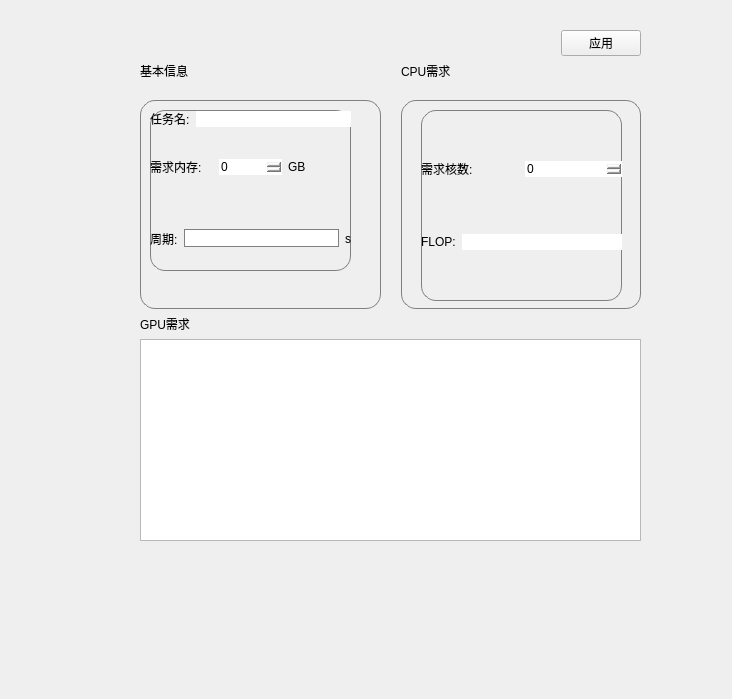
<?xml version="1.0" encoding="UTF-8"?>
<ui version="4.0">
 <class>Form</class>
 <widget class="QWidget" name="Form">
  <property name="geometry">
   <rect>
    <x>0</x>
    <y>0</y>
    <width>732</width>
    <height>699</height>
   </rect>
  </property>
  <property name="windowTitle">
   <string>Form</string>
  </property>
  <widget class="QWidget" name="">
   <property name="geometry">
    <rect>
     <x>140</x>
     <y>30</y>
     <width>501</width>
     <height>531</height>
    </rect>
   </property>
   <layout class="QVBoxLayout" name="verticalLayout_7" stretch="1,20">
    <item>
     <layout class="QHBoxLayout" name="horizontalLayout_9" stretch="10,1">
      <item>
       <widget class="QLabel" name="label_13">
        <property name="text">
         <string/>
        </property>
       </widget>
      </item>
      <item>
       <widget class="QPushButton" name="apply">
        <property name="text">
         <string>应用</string>
        </property>
       </widget>
      </item>
     </layout>
    </item>
    <item>
     <layout class="QVBoxLayout" name="verticalLayout_6" stretch="1,1">
      <item>
       <layout class="QHBoxLayout" name="horizontalLayout_7" stretch="1,1">
        <property name="spacing">
         <number>20</number>
        </property>
        <item>
         <layout class="QVBoxLayout" name="verticalLayout_2" stretch="1,20">
          <item>
           <widget class="QLabel" name="label_6">
            <property name="text">
             <string>基本信息</string>
            </property>
           </widget>
          </item>
          <item>
           <widget class="QWidget" name="widget" native="true">
            <property name="styleSheet">
             <string notr="true">border: 1px solid grey;
border-radius: 15px; </string>
            </property>
            <widget class="QWidget" name="layoutWidget_2">
             <property name="geometry">
              <rect>
               <x>10</x>
               <y>10</y>
               <width>201</width>
               <height>161</height>
              </rect>
             </property>
             <layout class="QVBoxLayout" name="verticalLayout">
              <item>
               <layout class="QHBoxLayout" name="horizontalLayout">
                <item>
                 <widget class="QLabel" name="label">
                  <property name="styleSheet">
                   <string notr="true">border: none</string>
                  </property>
                  <property name="text">
                   <string>任务名:</string>
                  </property>
                 </widget>
                </item>
                <item>
                 <widget class="QLineEdit" name="jobName">
                  <property name="styleSheet">
                   <string notr="true">border: none</string>
                  </property>
                 </widget>
                </item>
               </layout>
              </item>
              <item>
               <layout class="QHBoxLayout" name="horizontalLayout_2">
                <item>
                 <widget class="QLabel" name="label_2">
                  <property name="styleSheet">
                   <string notr="true">border: none</string>
                  </property>
                  <property name="text">
                   <string>需求内存:</string>
                  </property>
                 </widget>
                </item>
                <item>
                 <widget class="QSpinBox" name="ram">
                  <property name="styleSheet">
                   <string notr="true">border: none</string>
                  </property>
                 </widget>
                </item>
                <item>
                 <widget class="QLabel" name="label_3">
                  <property name="styleSheet">
                   <string notr="true">border: none</string>
                  </property>
                  <property name="text">
                   <string>GB</string>
                  </property>
                 </widget>
                </item>
               </layout>
              </item>
              <item>
               <layout class="QHBoxLayout" name="horizontalLayout_3">
                <item>
                 <widget class="QLabel" name="label_4">
                  <property name="styleSheet">
                   <string notr="true">border: none</string>
                  </property>
                  <property name="text">
                   <string>周期:</string>
                  </property>
                 </widget>
                </item>
                <item>
                 <widget class="QLineEdit" name="period"/>
                </item>
                <item>
                 <widget class="QLabel" name="label_5">
                  <property name="styleSheet">
                   <string notr="true">border: none</string>
                  </property>
                  <property name="text">
                   <string>s</string>
                  </property>
                 </widget>
                </item>
               </layout>
              </item>
             </layout>
            </widget>
           </widget>
          </item>
         </layout>
        </item>
        <item>
         <layout class="QVBoxLayout" name="verticalLayout_4" stretch="1,30">
          <item>
           <widget class="QLabel" name="label_7">
            <property name="text">
             <string>CPU需求</string>
            </property>
           </widget>
          </item>
          <item>
           <widget class="QWidget" name="widget_2" native="true">
            <property name="styleSheet">
             <string notr="true">border: 1px solid grey;
border-radius: 15px; </string>
            </property>
            <widget class="QWidget" name="layoutWidget_3">
             <property name="geometry">
              <rect>
               <x>20</x>
               <y>10</y>
               <width>201</width>
               <height>191</height>
              </rect>
             </property>
             <layout class="QVBoxLayout" name="verticalLayout_3">
              <item>
               <layout class="QHBoxLayout" name="horizontalLayout_5">
                <item>
                 <widget class="QLabel" name="label_9">
                  <property name="styleSheet">
                   <string notr="true">border:  none</string>
                  </property>
                  <property name="text">
                   <string>需求核数:</string>
                  </property>
                 </widget>
                </item>
                <item>
                 <widget class="QSpinBox" name="corenum">
                  <property name="styleSheet">
                   <string notr="true">border:none</string>
                  </property>
                 </widget>
                </item>
               </layout>
              </item>
              <item>
               <layout class="QHBoxLayout" name="horizontalLayout_4">
                <item>
                 <widget class="QLabel" name="label_10">
                  <property name="styleSheet">
                   <string notr="true">border: none</string>
                  </property>
                  <property name="text">
                   <string>FLOP:</string>
                  </property>
                 </widget>
                </item>
                <item>
                 <widget class="QLineEdit" name="cpuflops">
                  <property name="styleSheet">
                   <string notr="true">border: none</string>
                  </property>
                 </widget>
                </item>
               </layout>
              </item>
             </layout>
            </widget>
           </widget>
          </item>
         </layout>
        </item>
       </layout>
      </item>
      <item>
       <layout class="QVBoxLayout" name="verticalLayout_5">
        <item>
         <widget class="QLabel" name="label_11">
          <property name="text">
           <string>GPU需求</string>
          </property>
         </widget>
        </item>
        <item>
         <widget class="QTableView" name="gputable"/>
        </item>
        <item>
         <layout class="QHBoxLayout" name="horizontalLayout_8" stretch="10,1">
          <item>
           <widget class="QLabel" name="label_12">
            <property name="text">
             <string/>
            </property>
           </widget>
          </item>
          <item>
           <widget class="QPushButton" name="pushButton">
            <property name="styleSheet">
             <string notr="true">border: none
</string>
            </property>
            <property name="text">
             <string/>
            </property>
            <property name="icon">
             <iconset>
              <normaloff>../img/加.png</normaloff>../img/加.png</iconset>
            </property>
           </widget>
          </item>
         </layout>
        </item>
       </layout>
      </item>
     </layout>
    </item>
   </layout>
  </widget>
 </widget>
 <resources/>
 <connections/>
</ui>
